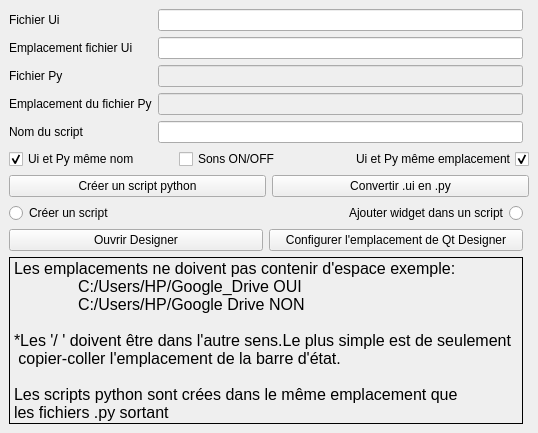
<?xml version="1.0" encoding="UTF-8"?>
<ui version="4.0">
 <class>MainWindow</class>
 <widget class="QMainWindow" name="MainWindow">
  <property name="geometry">
   <rect>
    <x>0</x>
    <y>0</y>
    <width>538</width>
    <height>433</height>
   </rect>
  </property>
  <property name="windowTitle">
   <string>Ui to Py</string>
  </property>
  <widget class="QWidget" name="centralwidget">
   <layout class="QGridLayout" name="gridLayout">
    <property name="sizeConstraint">
     <enum>QLayout::SetNoConstraint</enum>
    </property>
    <item row="7" column="0" colspan="3">
     <layout class="QHBoxLayout" name="horizontalLayout_2">
      <item>
       <widget class="QCheckBox" name="ChkSame">
        <property name="enabled">
         <bool>true</bool>
        </property>
        <property name="text">
         <string>Ui et Py même nom</string>
        </property>
        <property name="checked">
         <bool>true</bool>
        </property>
       </widget>
      </item>
      <item>
       <widget class="QCheckBox" name="ChkSons">
        <property name="text">
         <string>Sons ON/OFF</string>
        </property>
       </widget>
      </item>
      <item>
       <widget class="QCheckBox" name="ChkSameFolder">
        <property name="layoutDirection">
         <enum>Qt::RightToLeft</enum>
        </property>
        <property name="text">
         <string>Ui et Py même emplacement</string>
        </property>
        <property name="checked">
         <bool>true</bool>
        </property>
       </widget>
      </item>
     </layout>
    </item>
    <item row="2" column="1">
     <widget class="QLineEdit" name="LePy">
      <property name="enabled">
       <bool>false</bool>
      </property>
     </widget>
    </item>
    <item row="0" column="0">
     <widget class="QLabel" name="LblUi">
      <property name="enabled">
       <bool>true</bool>
      </property>
      <property name="text">
       <string>Fichier Ui</string>
      </property>
     </widget>
    </item>
    <item row="0" column="1">
     <widget class="QLineEdit" name="LeUi"/>
    </item>
    <item row="4" column="1">
     <widget class="QLineEdit" name="LePathPy">
      <property name="enabled">
       <bool>false</bool>
      </property>
     </widget>
    </item>
    <item row="1" column="0">
     <widget class="QLabel" name="LblPathUi">
      <property name="text">
       <string>Emplacement fichier Ui</string>
      </property>
     </widget>
    </item>
    <item row="11" column="0" colspan="2">
     <layout class="QHBoxLayout" name="horizontalLayout_3">
      <item>
       <widget class="QPushButton" name="BtnQt">
        <property name="text">
         <string>Ouvrir Designer</string>
        </property>
       </widget>
      </item>
      <item>
       <widget class="QPushButton" name="BtnPathQt">
        <property name="text">
         <string>Configurer l'emplacement de Qt Designer</string>
        </property>
       </widget>
      </item>
     </layout>
    </item>
    <item row="12" column="0" colspan="2">
     <layout class="QHBoxLayout" name="horizontalLayout_4">
      <property name="sizeConstraint">
       <enum>QLayout::SetNoConstraint</enum>
      </property>
      <item>
       <widget class="QLabel" name="LblInfo">
        <property name="font">
         <font>
          <pointsize>12</pointsize>
         </font>
        </property>
        <property name="frameShape">
         <enum>QFrame::Panel</enum>
        </property>
        <property name="frameShadow">
         <enum>QFrame::Plain</enum>
        </property>
        <property name="text">
         <string>Les emplacements ne doivent pas contenir d'espace exemple:
	C:/Users/HP/Google_Drive OUI
	C:/Users/HP/Google Drive NON

*Les '/ ' doivent être dans l'autre sens.Le plus simple est de seulement
 copier-coller l'emplacement de la barre d'état.

Les scripts python sont crées dans le même emplacement que 
les fichiers .py sortant</string>
        </property>
       </widget>
      </item>
     </layout>
    </item>
    <item row="5" column="1">
     <widget class="QLineEdit" name="LeScript"/>
    </item>
    <item row="4" column="0">
     <widget class="QLabel" name="LblPathPy">
      <property name="text">
       <string>Emplacement du fichier Py</string>
      </property>
     </widget>
    </item>
    <item row="2" column="0">
     <widget class="QLabel" name="LbPy">
      <property name="text">
       <string>Fichier Py</string>
      </property>
     </widget>
    </item>
    <item row="1" column="1">
     <widget class="QLineEdit" name="LePathUi">
      <property name="enabled">
       <bool>true</bool>
      </property>
     </widget>
    </item>
    <item row="5" column="0">
     <widget class="QLabel" name="LblFichierPython">
      <property name="text">
       <string>Nom du script</string>
      </property>
     </widget>
    </item>
    <item row="9" column="0" colspan="3">
     <layout class="QHBoxLayout" name="horizontalLayout">
      <property name="sizeConstraint">
       <enum>QLayout::SetMinimumSize</enum>
      </property>
      <item>
       <widget class="QPushButton" name="BtnCode">
        <property name="enabled">
         <bool>true</bool>
        </property>
        <property name="text">
         <string>Créer un script python</string>
        </property>
        <property name="autoDefault">
         <bool>true</bool>
        </property>
       </widget>
      </item>
      <item>
       <widget class="QPushButton" name="BtnGo">
        <property name="text">
         <string>Convertir .ui en .py</string>
        </property>
        <property name="autoDefault">
         <bool>false</bool>
        </property>
       </widget>
      </item>
     </layout>
    </item>
    <item row="10" column="0">
     <widget class="QRadioButton" name="RbCreer">
      <property name="text">
       <string>Créer un script</string>
      </property>
     </widget>
    </item>
    <item row="10" column="1">
     <widget class="QRadioButton" name="RbAjout">
      <property name="layoutDirection">
       <enum>Qt::RightToLeft</enum>
      </property>
      <property name="text">
       <string>Ajouter widget dans un script</string>
      </property>
     </widget>
    </item>
   </layout>
  </widget>
 </widget>
 <resources/>
 <connections/>
</ui>
